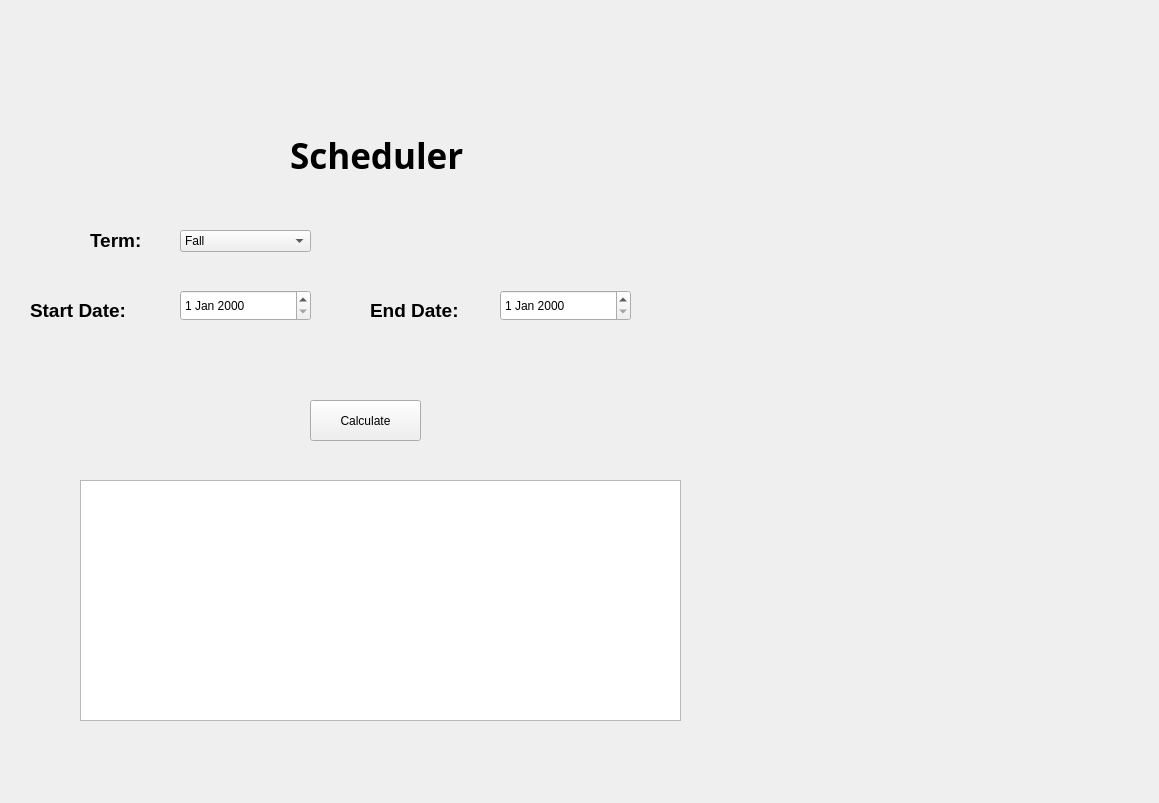
<?xml version="1.0" encoding="UTF-8"?>
<ui version="4.0">
 <class>Form</class>
 <widget class="QWidget" name="Form">
  <property name="geometry">
   <rect>
    <x>0</x>
    <y>0</y>
    <width>1159</width>
    <height>803</height>
   </rect>
  </property>
  <property name="windowTitle">
   <string>Form</string>
  </property>
  <widget class="QLabel" name="label">
   <property name="geometry">
    <rect>
     <x>0</x>
     <y>0</y>
     <width>1161</width>
     <height>811</height>
    </rect>
   </property>
   <property name="styleSheet">
    <string notr="true">background-image: url(:/newPrefix/BG.jpg);</string>
   </property>
   <property name="text">
    <string/>
   </property>
   <property name="scaledContents">
    <bool>true</bool>
   </property>
  </widget>
  <widget class="QTextEdit" name="summary">
   <property name="geometry">
    <rect>
     <x>80</x>
     <y>480</y>
     <width>601</width>
     <height>241</height>
    </rect>
   </property>
  </widget>
  <widget class="QComboBox" name="term_combobox">
   <property name="geometry">
    <rect>
     <x>180</x>
     <y>230</y>
     <width>131</width>
     <height>22</height>
    </rect>
   </property>
   <item>
    <property name="text">
     <string>Fall</string>
    </property>
   </item>
   <item>
    <property name="text">
     <string>Winter</string>
    </property>
   </item>
  </widget>
  <widget class="QPushButton" name="calculate_button">
   <property name="geometry">
    <rect>
     <x>310</x>
     <y>400</y>
     <width>111</width>
     <height>41</height>
    </rect>
   </property>
   <property name="text">
    <string>Calculate</string>
   </property>
  </widget>
  <widget class="QLabel" name="label_2">
   <property name="geometry">
    <rect>
     <x>290</x>
     <y>130</y>
     <width>191</width>
     <height>51</height>
    </rect>
   </property>
   <property name="font">
    <font>
     <family>Perpetua</family>
     <pointsize>26</pointsize>
     <weight>75</weight>
     <bold>true</bold>
    </font>
   </property>
   <property name="text">
    <string>Scheduler</string>
   </property>
  </widget>
  <widget class="QLabel" name="label_3">
   <property name="geometry">
    <rect>
     <x>90</x>
     <y>230</y>
     <width>81</width>
     <height>21</height>
    </rect>
   </property>
   <property name="font">
    <font>
     <pointsize>14</pointsize>
     <weight>75</weight>
     <bold>true</bold>
    </font>
   </property>
   <property name="text">
    <string>Term:</string>
   </property>
  </widget>
  <widget class="QLabel" name="label_4">
   <property name="geometry">
    <rect>
     <x>30</x>
     <y>300</y>
     <width>141</width>
     <height>21</height>
    </rect>
   </property>
   <property name="font">
    <font>
     <pointsize>14</pointsize>
     <weight>75</weight>
     <bold>true</bold>
    </font>
   </property>
   <property name="text">
    <string>Start Date:</string>
   </property>
  </widget>
  <widget class="QDateEdit" name="term_end">
   <property name="geometry">
    <rect>
     <x>500</x>
     <y>290</y>
     <width>131</width>
     <height>31</height>
    </rect>
   </property>
  </widget>
  <widget class="QLabel" name="label_5">
   <property name="geometry">
    <rect>
     <x>370</x>
     <y>300</y>
     <width>141</width>
     <height>21</height>
    </rect>
   </property>
   <property name="font">
    <font>
     <pointsize>14</pointsize>
     <weight>75</weight>
     <bold>true</bold>
    </font>
   </property>
   <property name="text">
    <string>End Date:</string>
   </property>
  </widget>
  <widget class="QDateEdit" name="term_start">
   <property name="geometry">
    <rect>
     <x>180</x>
     <y>290</y>
     <width>131</width>
     <height>31</height>
    </rect>
   </property>
  </widget>
 </widget>
 <resources>
  <include location="BGimg.qrc"/>
 </resources>
 <connections/>
</ui>
